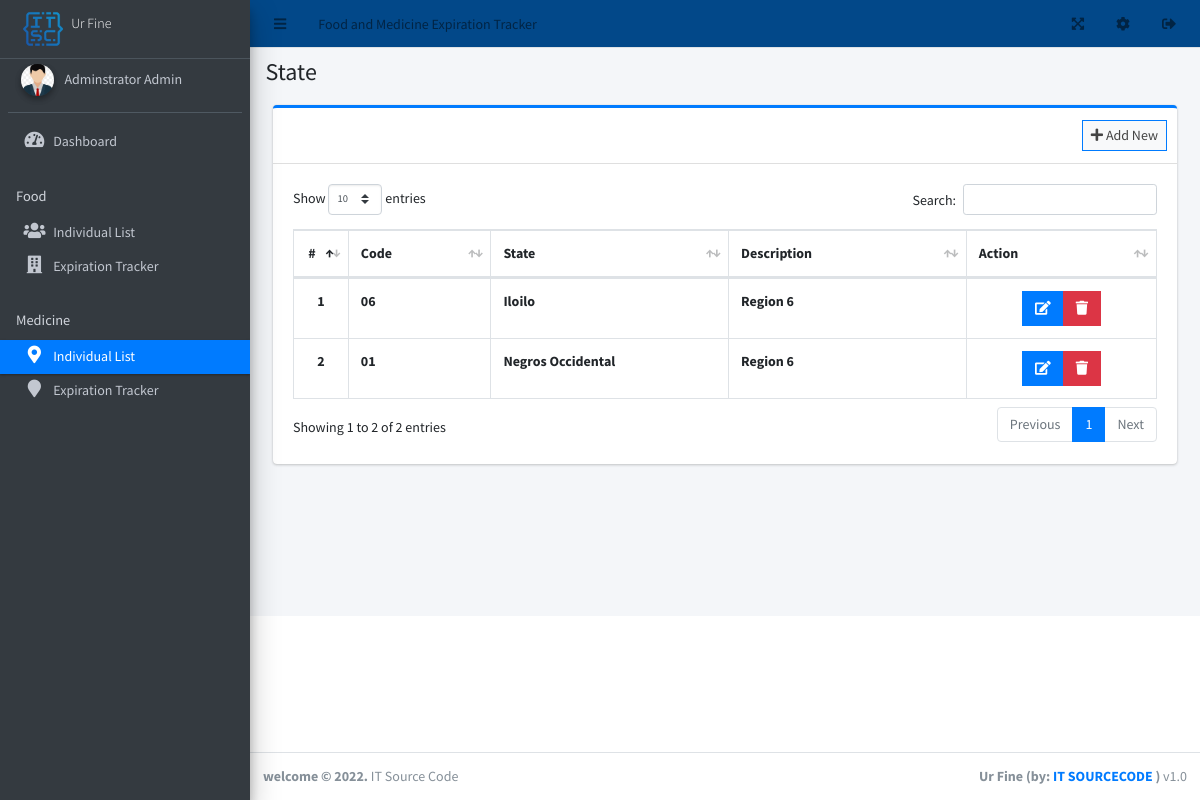
Screenshot of /admin/?page=state (signed in) with the database file from the repository.
### tables this page shows
CREATE TABLE `state_list` (
  `id` int(30) NOT NULL,
  `code` varchar(50) NOT NULL,
  `name` varchar(250) NOT NULL,
  `description` text DEFAULT NULL
);

### admin/state/index.php (the view, shortened to what this page needs)
<div class="col-lg-12">
	<div class="card card-outline card-primary">
		<div class="card-header">
			<div class="card-tools">
				<a class="btn btn-block btn-sm btn-default btn-flat border-primary new_state" href="javascript:void(0)"><i class="fa fa-plus"></i> Add New</a>
			</div>
		</div>
		<div class="card-body">
			<table class="table tabe-hover table-bordered" id="list">
				<colgroup>
					<col width="5%">
					<col width="15%">
					<col width="25%">
					<col width="25%">
					<col width="20%">
				</colgroup>
				<thead>
					<tr>
						<th class="text-center">#</th>
						<th>Code</th>
						<th>State</th>
						<th>Description</th>
						<th>Action</th>
					</tr>
				</thead>
				<tbody>
					<?php
					$i = 1;
					$qry = $conn->query("SELECT * FROM state_list order by name asc ");
					while($row= $qry->fetch_assoc()):
					?>
					<tr>
						<th class="text-center"><?php echo $i++ ?></th>
						<td><b><?php echo $row['code'] ?></b></td>
						<td><b><?php echo $row['name'] ?></b></td>
						<td><b><?php echo $row['description'] ?></b></td>
						<td class="text-center">
		                    <div class="btn-group">
		                        <a href="javascript:void(0)" data-id='<?php echo $row['id'] ?>' class="btn btn-primary btn-flat manage_state">
		                          <i class="fas fa-edit"></i>
		                        </a>
		                        <button type="button" class="btn btn-danger btn-flat delete_state" data-id="<?php echo $row['id'] ?>">
		                          <i class="fas fa-trash"></i>
		                        </button>
	                      </div>
						</td>
					</tr>
				<?php endwhile; ?>
				</tbody>
			</table>
		</div>
	</div>
</div>

### rows the page displays
state_list: code "06", name "Iloilo", description "Region 6"
state_list: code "01", name "Negros Occidental", description "Region 6"

### other values shown
$_settings->info('name') "Food and Medicine Expiration Tracker"
$_settings->info('short_name') "Ur Fine"
$_settings->userdata('firstname').' '.$_settings->userdata('lastname') "Adminstrator Admin"
str_replace("_", " ",$page) "State"
